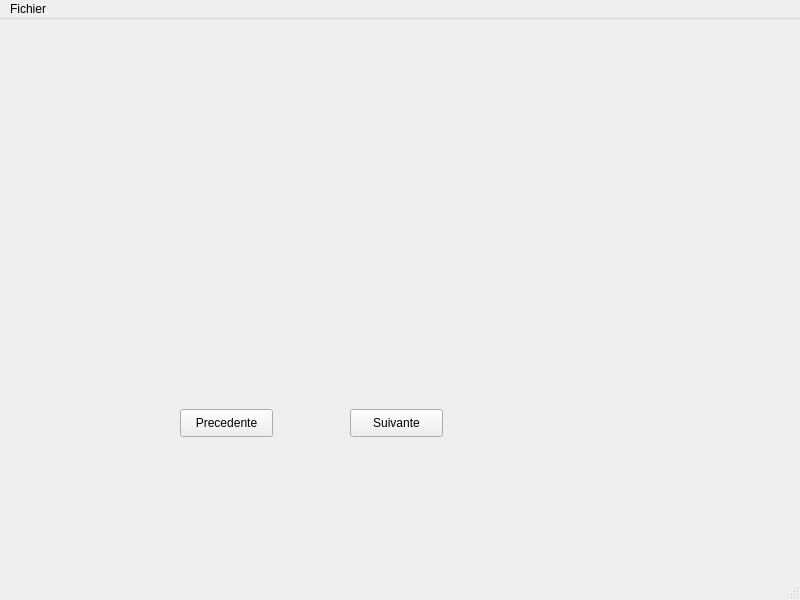
<?xml version="1.0" encoding="UTF-8"?>
<ui version="4.0">
 <class>MainWindow</class>
 <widget class="QMainWindow" name="MainWindow">
  <property name="geometry">
   <rect>
    <x>0</x>
    <y>0</y>
    <width>800</width>
    <height>600</height>
   </rect>
  </property>
  <property name="windowTitle">
   <string>MainWindow</string>
  </property>
  <widget class="QWidget" name="centralwidget">
   <widget class="QLabel" name="label_image">
    <property name="geometry">
     <rect>
      <x>110</x>
      <y>20</y>
      <width>521</width>
      <height>331</height>
     </rect>
    </property>
    <property name="text">
     <string/>
    </property>
   </widget>
   <widget class="QPushButton" name="pushButton_precedente">
    <property name="geometry">
     <rect>
      <x>180</x>
      <y>390</y>
      <width>93</width>
      <height>28</height>
     </rect>
    </property>
    <property name="text">
     <string>Precedente</string>
    </property>
   </widget>
   <widget class="QPushButton" name="pushButton_suivante">
    <property name="geometry">
     <rect>
      <x>350</x>
      <y>390</y>
      <width>93</width>
      <height>28</height>
     </rect>
    </property>
    <property name="text">
     <string>Suivante</string>
    </property>
   </widget>
  </widget>
  <widget class="QMenuBar" name="menubar">
   <property name="geometry">
    <rect>
     <x>0</x>
     <y>0</y>
     <width>800</width>
     <height>26</height>
    </rect>
   </property>
   <widget class="QMenu" name="menuFichier">
    <property name="title">
     <string>Fichier</string>
    </property>
    <addaction name="actionOuvrir"/>
   </widget>
   <addaction name="menuFichier"/>
  </widget>
  <widget class="QStatusBar" name="statusbar"/>
  <action name="actionOuvrir">
   <property name="text">
    <string>Ouvrir</string>
   </property>
  </action>
 </widget>
 <resources/>
 <connections/>
</ui>
